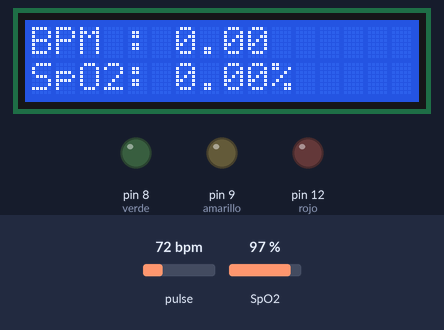
A sketch run on a simulated Arduino Uno, built with avr-gcc and run on an emulated ATmega328P. Parts: 16×2 character LCD, output pins drawn as LEDs (lit = HIGH). The test bench sets the inputs (shaded band); at power-on: pulse 72 bpm, SpO2 97 %. What the sketch prints to the serial monitor is not drawn.

Above: at 4.2 s.
4.3 s: pulse set to 109 bpm
At 6.3 s:
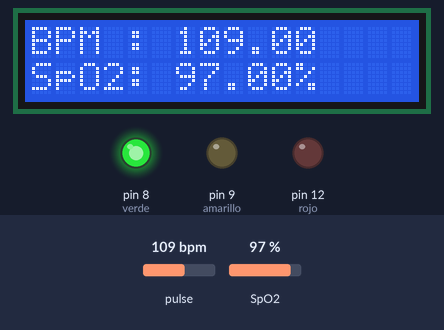
6.6 s: pulse set to 112 bpm
At 7.8 s:
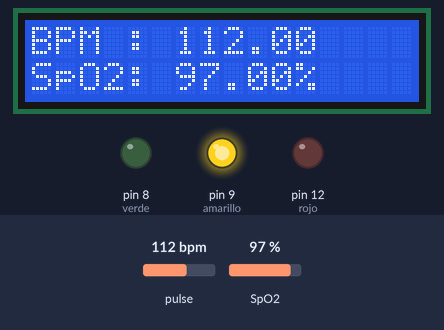
8.7 s: pulse set to 149 bpm
At 10.4 s:
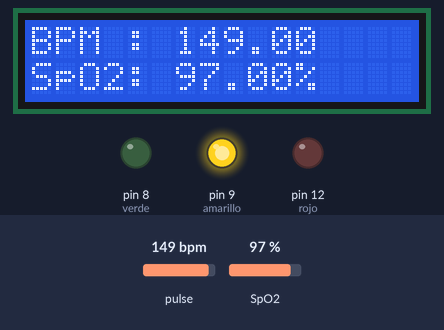
10.7 s: pulse set to 152 bpm
At 11.7 s:
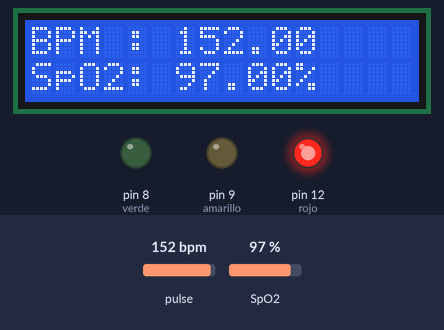
12.8 s: SpO2 set to 80 %
At 14.2 s:
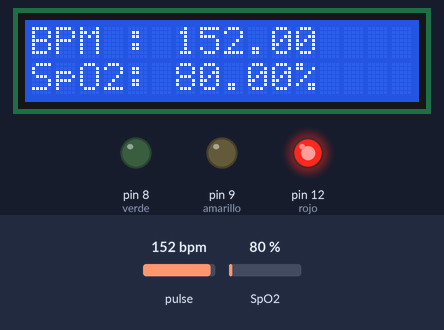
Timing chart, 0 to 15.8 s (numbered marks = the images above; inputs shaded):
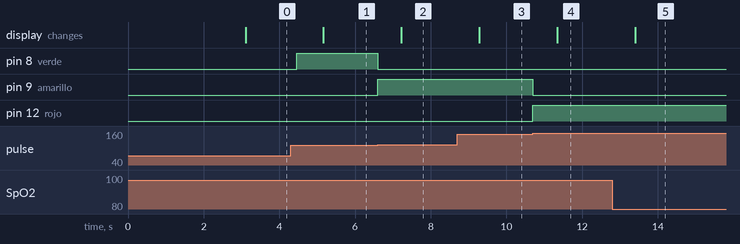

The sketch:

bpmyspo.ino
```cpp
#include <LiquidCrystal_I2C.h>
#include "MAX30100_PulseOximeter.h"

// Crear el objeto LCD con dirección 0x27, 16 columnas y 2 filas
LiquidCrystal_I2C lcd(0x27, 16, 2);

#define REPORTING_PERIOD_MS 1000

PulseOximeter pox;
uint32_t tsLastReport = 0;

// Pines del semáforo
const int verde = 8;
const int amarillo = 9;
const int rojo = 12;

void onBeatDetected() {
    Serial.println("¡Latido detectado!");
}

void setup() {
    // Iniciar comunicación serial
    Serial.begin(115200);
    Serial.println("Inicializando sistema...");

    // Configurar pines del semáforo como salida
    pinMode(verde, OUTPUT);
    pinMode(amarillo, OUTPUT);
    pinMode(rojo, OUTPUT);

    digitalWrite(verde, LOW);
    digitalWrite(amarillo, LOW);
    digitalWrite(rojo, LOW);

    // Inicializar LCD
    lcd.init();
    lcd.backlight();
    lcd.print("Iniciando...");
    delay(3000);
    lcd.clear();

    // Inicializar el oxímetro MAX30100
    if (!pox.begin()) {
        Serial.println("ERROR: Fallo al iniciar MAX30100");
        lcd.setCursor(0, 0);
        lcd.print("Error MAX30100");
        while (1);
    } else {
        Serial.println("SUCCESS: MAX30100 iniciado correctamente");
    }

    // Configurar corriente del LED infrarrojo
    pox.setIRLedCurrent(MAX30100_LED_CURR_7_6MA);

    // Registrar callback de detección de latidos
    pox.setOnBeatDetectedCallback(onBeatDetected);
}

void loop() {
    // Actualizar el sensor tan rápido como sea posible
    pox.update();

    float bpm = pox.getHeartRate();
    float spO2 = pox.getSpO2();

    // Control del semáforo basado en los BPM (si hay lectura válida)
    if (bpm > 0) {
        if (bpm <= 110) {
            digitalWrite(verde, HIGH);
            digitalWrite(amarillo, LOW);
            digitalWrite(rojo, LOW);
        } else if (bpm <= 150) {
            digitalWrite(verde, LOW);
            digitalWrite(amarillo, HIGH);
            digitalWrite(rojo, LOW);
        } else {
            digitalWrite(verde, LOW);
            digitalWrite(amarillo, LOW);
            digitalWrite(rojo, HIGH);
        }
    } else {
        // Si no hay dedo o lectura válida, apagar semáforo
        digitalWrite(verde, LOW);
        digitalWrite(amarillo, LOW);
        digitalWrite(rojo, LOW);
    }

    // Reportar cada 1 segundo en el monitor serie y actualizar LCD
    if (millis() - tsLastReport > REPORTING_PERIOD_MS) {
        Serial.print("Heart rate: ");
        Serial.print(bpm);
        Serial.print(" bpm / SpO2: ");
        Serial.print(spO2);
        Serial.println("%");

        // Mostrar datos en la pantalla LCD I2C
        lcd.clear();
        lcd.setCursor(0, 0);
        lcd.print("BPM : ");
        lcd.print(bpm);

        lcd.setCursor(0, 1);
        lcd.print("SpO2: ");
        lcd.print(spO2);
        lcd.print("%");

        tsLastReport = millis();
    }
}
```

Measured:
- the behaviour switches between 110 and 111 bpm on pulse (found by bisection; images 1 and 2)
- the behaviour switches between 150 and 151 bpm on pulse (found by bisection; images 3 and 4)
- after the input at 4.3 s, pin 8 (verde): LOW → HIGH after 0.16 s instead of 0.45 s; the display: changes after 0.86 s (image 1)
- after the input at 6.6 s, pin 8 (verde): HIGH → LOW at once; pin 9 (amarillo): LOW → HIGH at once; the display: changes after 0.62 s (image 2)
- after the input at 8.7 s, the display: changes after 0.58 s (image 3)
- after the input at 10.7 s, pin 9 (amarillo): HIGH → LOW at once; pin 12 (rojo): LOW → HIGH at once; the display: changes after 0.64 s (image 4)
- after the input at 12.8 s, the display: changes after 0.60 s (image 5)
